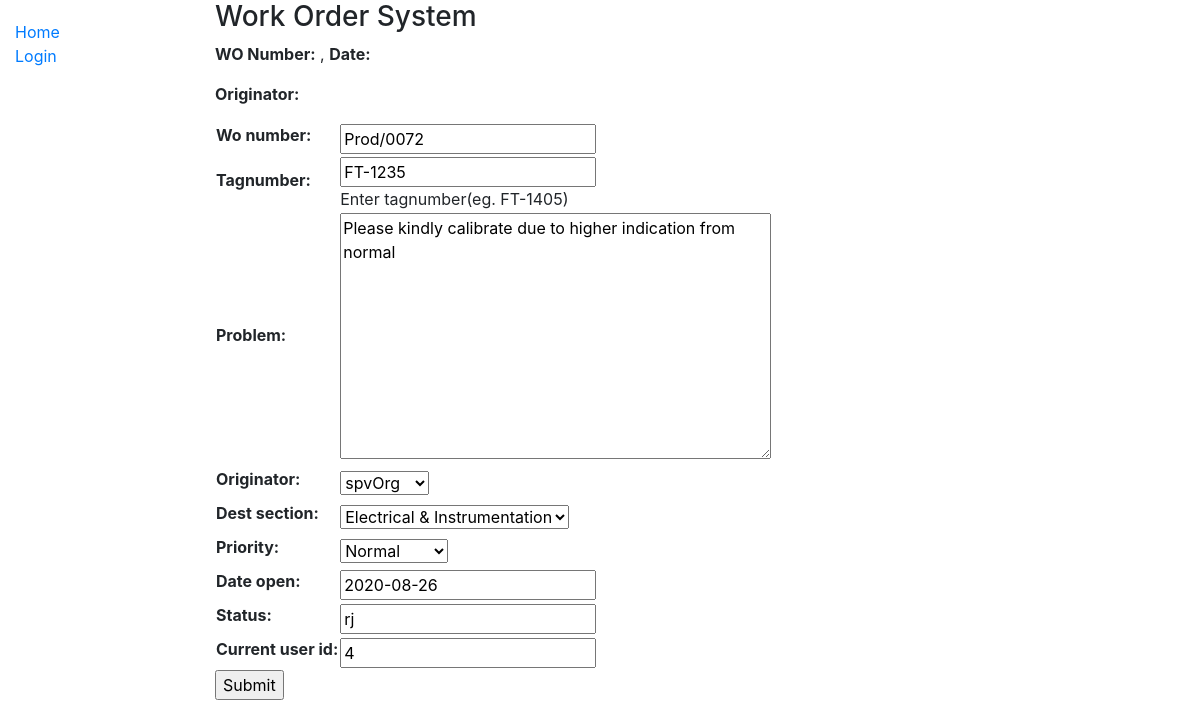
The app's page /workOrder/work_order/72/update/, older data.
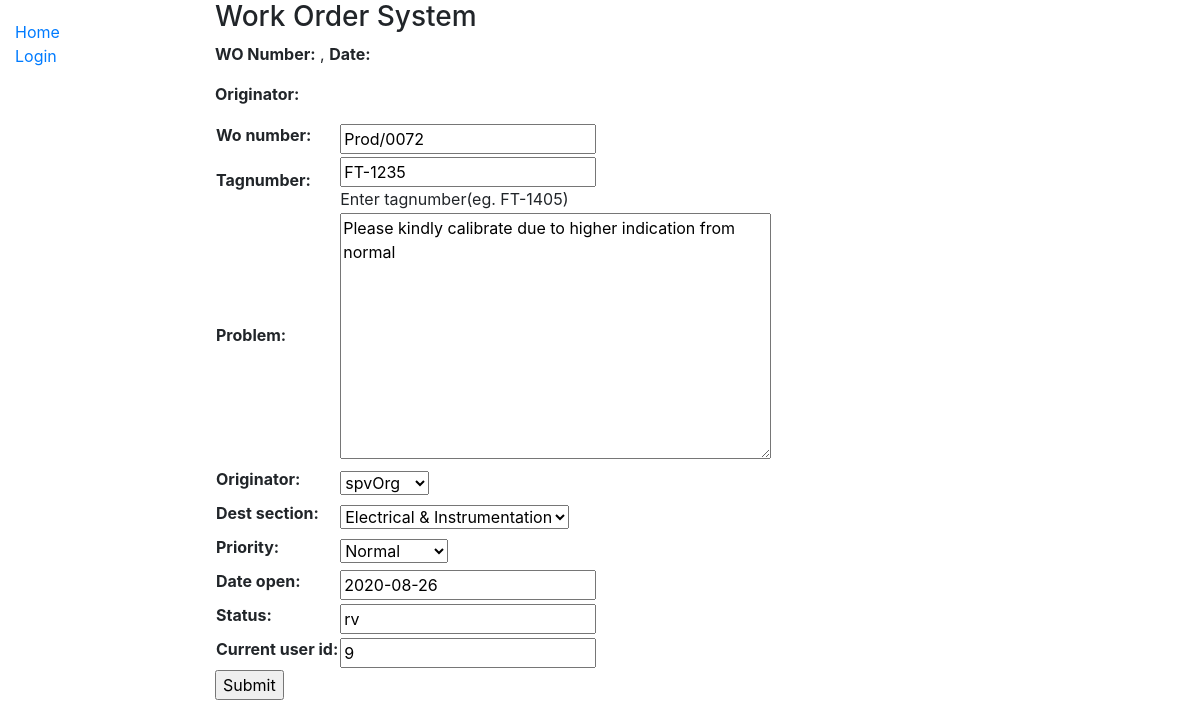
The same page, newer data.
### workOrder/models.py (models this page shows, shortened)
class Work_order(models.Model):
    wo_number = models.CharField(max_length=20, null=True)
    tagnumber = models.CharField(max_length=50, null=True, help_text='Enter tagnumber(eg. FT-1405)')
    problem = models.TextField(max_length=1000, null=True)
    originator = models.ForeignKey(User,
        on_delete=models.SET_NULL,
        null=True)
    dest_section = models.ForeignKey(Section,
        on_delete=models.SET_NULL,
        null=True)
    PRIORITY_STATUS = (
        ('n', 'Normal'),
        ('e', 'Emergency'),
        ('s', 'Shutdown'),
        ('o', 'Other'),
    )
    priority = models.CharField(max_length=1,
        choices=PRIORITY_STATUS,
        blank=True,
        default='n')
    date_open = models.DateField()
    status = models.CharField(max_length=2,
        blank=True)
    current_user_id = models.IntegerField(null=True)
    class Meta:
        ordering = ['originator','status','wo_number']

### workOrder/views.py (the view)
# urls.py: path('work_order/<int:pk>/update/', views.Work_orderUpdate.as_view(), name='work_order_update'),
class Work_orderUpdate(UpdateView):
    model = Work_order
    fields = '__all__'
    template_name = 'workOrder/work_order_form.html'  # Specify your own template name/location

### workOrder/models.py (called while the page is built)
    def __str__(self):
        return self.name

### workOrder/templates/workOrder/work_order_form.html (shortened to what this page needs)
{% extends "base_generic.html" %}
{% block content %}
  <h3>Work Order System</h3>
  <p><strong>WO Number:</strong> {{ wo_number }}, <strong>Date:</strong> {{ date_open }}</p>
  <p><strong>Originator:</strong> {{ originator }}</p>
  <form action="" method="post">
    <table>
      {{ form.as_table }}
    </table>
    <input type="submit" value="Submit">
  </form>
{% endblock %}

Row changes from the older to the newer data that the page shows:
changed Work_order "Prod/0072": status "rj" → "rv"; current_user_id "4" → "9"
